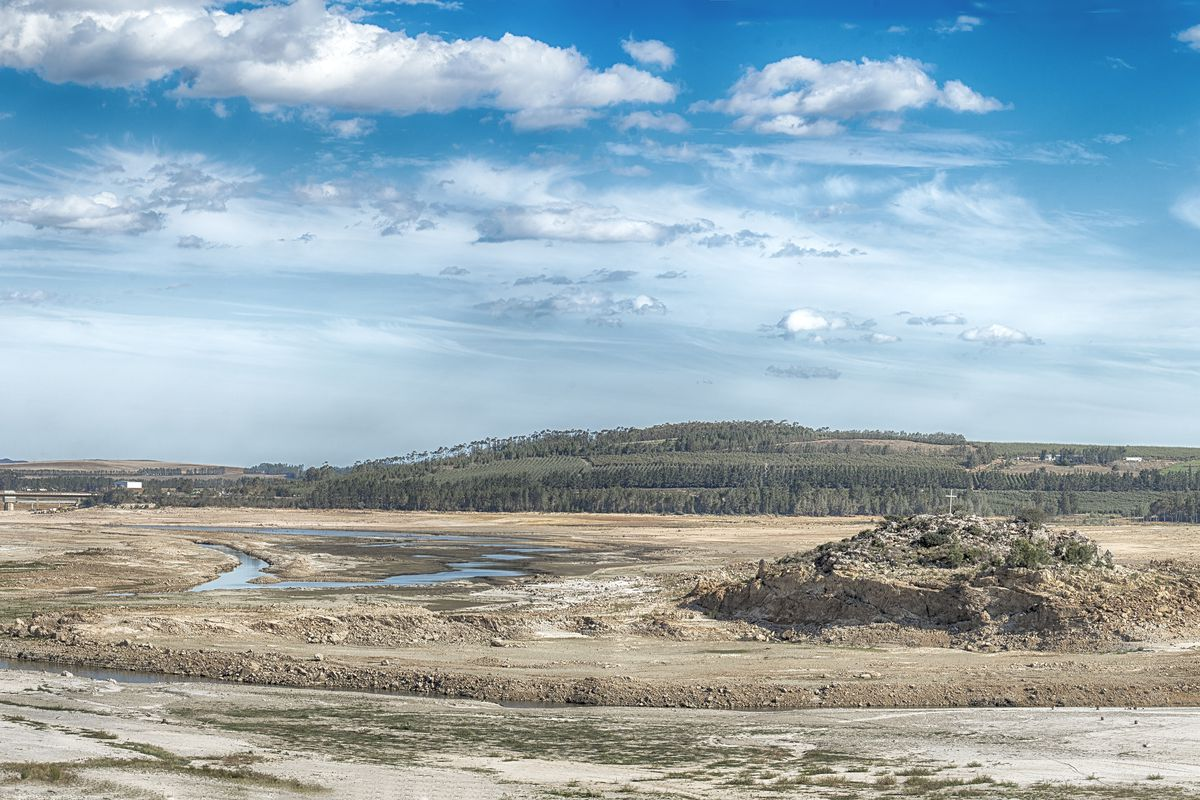
#> input picture Day and Night Classification/Day/Day1.jpg, 1200 x 800 px, found by its file name; its folder holds 3 pictures in this run; the run also reads 1 picture not shown here
$ jupyter execute --allow-errors day_night_class.ipynb   (shell and % lines are left out)   (older library calls are emulated)
#> lines starting #> are read from the running program, lines starting #| are printed output that depends on the picture
#> further down, image is the input picture: shape (800, 1200, 3); mean B, G, R 180.2, 171, 151.5
#> `image = cv2.resize(image, (img_width,img_height))`:
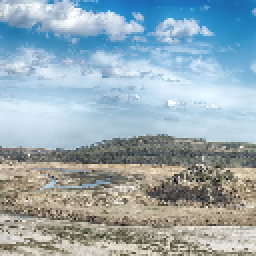
#> image: shape (128, 128, 3) (shown 2 times larger); mean B, G, R 180.2, 170.9, 151.5
#> `image = cv2.cvtColor(image, cv2.COLOR_BGR2HSV)`: image: shape (128, 128, 3); mean H, S, V 70.6, 63.1, 189.7
#> `hue_img, sat_img, val_img = image[:,:,0], image[:,:,1], image[:,:,2]`:
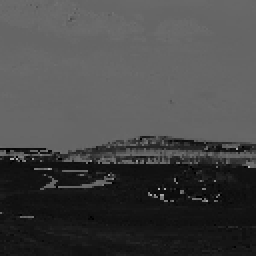
#> hue_img: shape (128, 128) (shown 2 times larger); min 0, max 177, mean 70.6
#> `hue_img, sat_img, val_img = image[:,:,0], image[:,:,1], image[:,:,2]`:
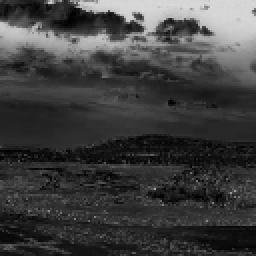
#> sat_img: shape (128, 128) (shown 2 times larger); min 0, max 223, mean 63.1
#> `hue_img, sat_img, val_img = image[:,:,0], image[:,:,1], image[:,:,2]`:
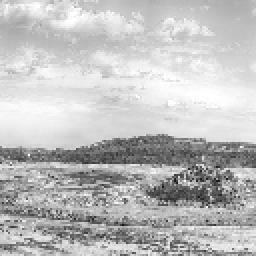
#> val_img: shape (128, 128) (shown 2 times larger); min 20, max 255, mean 189.7
#> `hue_img_array = np.ndarray.flatten(hue_img)`: hue_img_array = 16384 values, max 177 at index 10748, min 0 at index 8902, mean 70.59
#> `sat_img_array = np.ndarray.flatten(sat_img)`: sat_img_array = 16384 values, max 223 at index 489, min 0 at index 8902, mean 63.12
#> `val_img_array = np.ndarray.flatten(val_img)`: val_img_array = 16384 values, max 255 at index 402, min 20 at index 11607, mean 189.7
#> `hue_img_mean = statistics.mean(hue_img_array)`: hue_img_mean = 70
#> `sat_img_mean = statistics.mean(sat_img_array)`: sat_img_mean = 63
#> `val_img_mean = statistics.mean(val_img_array)`: val_img_mean = 189
#> pass 2 of the loop `for fol in classes:`:
#> images = ['Night1.jpg', 'Night10.jpg', 'Night2.jpg']
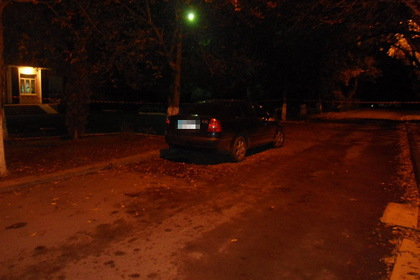
#> input picture Day and Night Classification/Night/Night1.jpg, 420 x 280 px, found by its file name
#> image is the input picture: shape (280, 420, 3); mean B, G, R 7.9, 20, 57.1
#> `hue_img, sat_img, val_img = image[:,:,0], image[:,:,1], image[:,:,2]`:
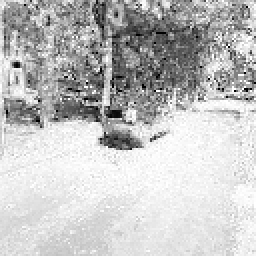
#> sat_img: shape (128, 128) (shown 2 times larger); min 0, max 255, mean 192.9
#> `hue_img, sat_img, val_img = image[:,:,0], image[:,:,1], image[:,:,2]`:
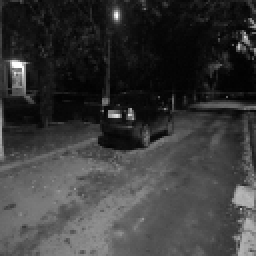
#> val_img: shape (128, 128) (shown 2 times larger); min 1, max 255, mean 57.1
#> hue_img_array = 16384 values, max 179 at index 974, min 0 at index 31, mean 23.14
#> sat_img_array = 16384 values, max 255 at index 103, min 0 at index 268, mean 192.9
#> val_img_array = 16384 values, max 255 at index 954, min 1 at index 5242, mean 57.06
#> hue_img_mean = 23
#> sat_img_mean = 192
#> val_img_mean = 57
[cell 1]
import os
import sys
import random
import warnings


import cv2
from matplotlib import pyplot as plt
import numpy as np
import time as t
import statistics
import pandas as pd

[cell 2]
img_width = 128
img_height = 128
img_channels = 3

train_path = 'C:/Users/harshig/Desktop/Day and Night Classification/'
#train_ids = next(os.walk(train_path))[2]
random.seed = 42

[cell 3]
#import glob
#images = [cv2.imread(file) for file in glob.glob(train_path+"*.jpg")]

classes=os.listdir(train_path)
x1 = []
x2 = []
x3 = []
y = []

#> (the rest of this cell did not finish here and is left out)

[cell 4]
train_data = pd.DataFrame(
    {'class': y,
     'hue_img_mean': x1,
     'sat_img_mean': x2,
     'val_img_mean': x3
    })

[cell 5]
x_new = train_data.drop('class', axis=1)
y_new = train_data['class']

from sklearn.model_selection import train_test_split
x_train, x_test, y_train, y_test = train_test_split(x_new, y_new, test_size = 0.20)

[cell 6]
from sklearn.svm import SVC
svclassifier = SVC(kernel='linear')
svclassifier.fit(x_train, y_train)

[cell 7]
y_pred = svclassifier.predict(x_test)
from sklearn.metrics import classification_report, confusion_matrix
print(confusion_matrix(y_test,y_pred))
print(classification_report(y_test,y_pred))

[cell 8]
y_pred = svclassifier.predict(x_test)
print('accuracy: %f' % (np.mean(y_pred == y_test)))

[cell 9]
# Test cells below for difference in histograms

[cell 10]
day_image = cv2.imread('C:/Users/harshig/Desktop/Day and Night Classification/Day/Day1.jpg')
night_image = cv2.imread('C:/Users/harshig/Desktop/Day and Night Classification/Night/night1.jpg')

#Resizing Images

day_image = cv2.resize(day_image, (128,128))
night_image = cv2.resize(night_image, (128,128))

[cell 11]
day_image = cv2.cvtColor(day_image, cv2.COLOR_BGR2RGB)
night_image = cv2.cvtColor(night_image, cv2.COLOR_BGR2RGB)
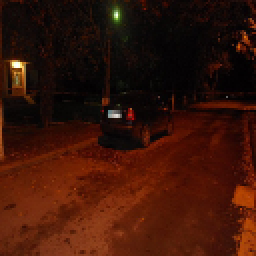
#> night_image: shape (128, 128, 3) (shown 2 times larger); mean R, G, B 56.9, 19.9, 7.7

[cell 12]
#plt.imshow(day_image)
plt.imshow(night_image)
plt.show

[cell 13]
hsv_day_image = cv2.cvtColor(day_image, cv2.COLOR_RGB2HSV)
hsv_night_image = cv2.cvtColor(night_image, cv2.COLOR_RGB2HSV)

[cell 14]
hue_day, sat_day, val_day = hsv_day_image[:,:,0], hsv_day_image[:,:,1], hsv_day_image[:,:,2]
hue_night, sat_night, val_night = hsv_night_image[:,:,0], hsv_night_image[:,:,1], hsv_night_image[:,:,2]

[cell 15]
plt.figure(figsize=(10,8))
plt.subplot(311)                             #plot in the first cell
plt.subplots_adjust(hspace=.5)
plt.title("Hue")
plt.hist(np.ndarray.flatten(hue_day), bins=180)
plt.subplot(312)                             #plot in the second cell
plt.title("Saturation")
plt.hist(np.ndarray.flatten(sat_day), bins=128)
plt.subplot(313)                             #plot in the third cell
plt.title("Luminosity Value")
plt.hist(np.ndarray.flatten(val_day), bins=128)
plt.show()
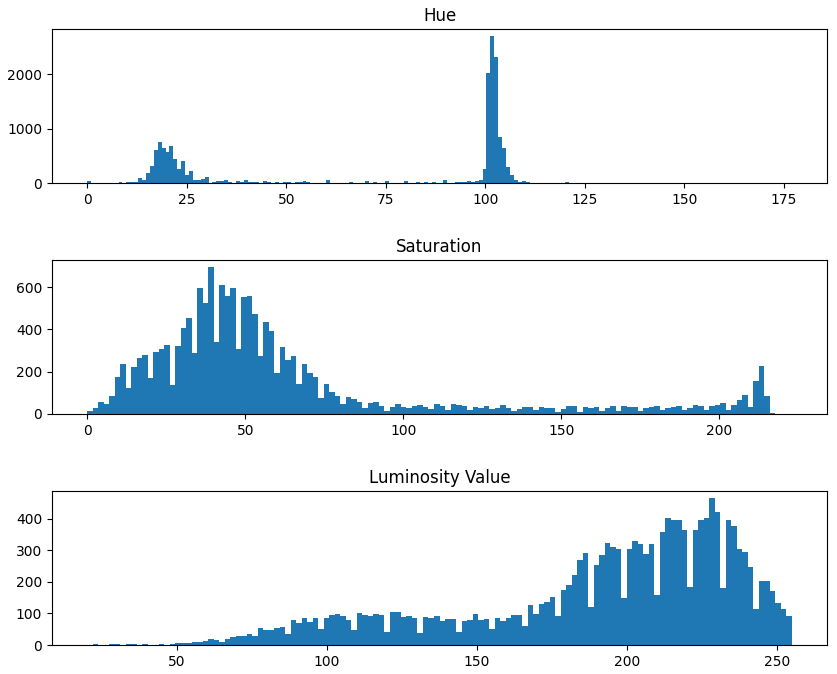
#> figure drawn by matplotlib, 3 panels; panel 1: tallest bar 2697 high, from x = 101.3 to 102.3; panel 2: tallest bar 693 high, from x = 38.33 to 40.07; panel 3: tallest bar 464 high, from x = 227.5 to 229.3

[cell 16]
plt.figure(figsize=(10,8))
plt.subplot(311)                             #plot in the first cell
plt.subplots_adjust(hspace=.5)
plt.title("Hue")
plt.hist(np.ndarray.flatten(hue_night), bins=180)
plt.subplot(312)                             #plot in the second cell
plt.title("Saturation")
plt.hist(np.ndarray.flatten(sat_night), bins=128)
plt.subplot(313)                             #plot in the third cell
plt.title("Luminosity Value")
plt.hist(np.ndarray.flatten(val_night), bins=128)
plt.show()
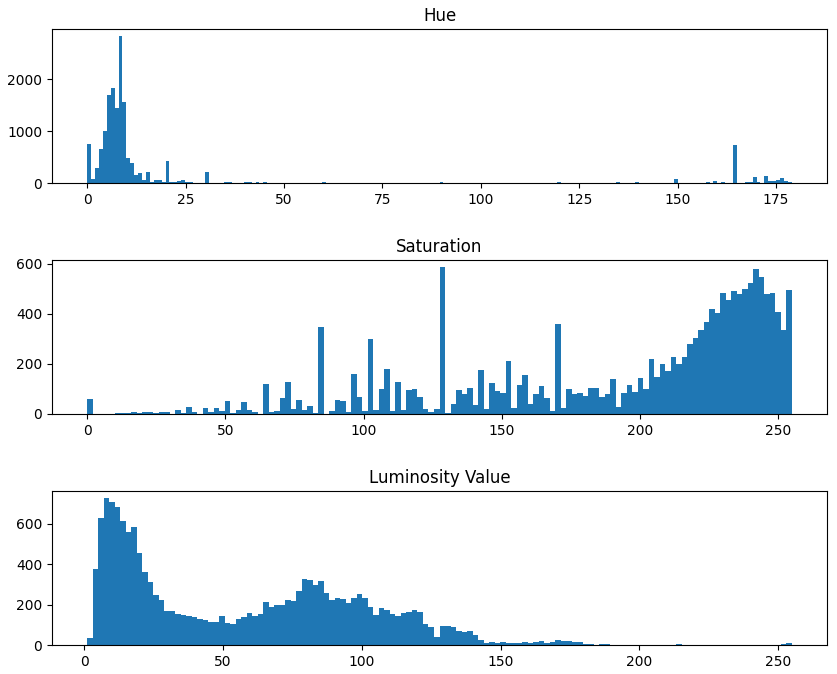
#> figure drawn by matplotlib, 3 panels; panel 1: tallest bar 2832 high, from x = 7.96 to 8.95; panel 2: tallest bar 586 high, from x = 127.5 to 129.5; panel 3: tallest bar 726 high, from x = 6.95 to 8.94

[cell 17]
hue_day_array = np.ndarray.flatten(hue_day)
#> hue_day_array = 16384 values, max 177 at index 10748, min 0 at index 8902, mean 70.59

[cell 18]
hue_day_list = hue_day_array.tolist()
#> hue_day_list has the same summary as hue_day_array

[cell 19]
import statistics
statistics.mean(hue_day_array)
#> Out = 70

[cell 20]
hue_night_array = np.ndarray.flatten(hue_night)
#> hue_night_array has the same summary as hue_img_array
hue_night_list = hue_night_array.tolist()
#> hue_night_list has the same summary as hue_img_array

[cell 21]
statistics.mean(hue_night_array)
#> Out = 23

[cell 22]
# Defining functions for extracting features

def fd_hu_moments(image):
    image = cv2.cvtColor(image, cv2.COLOR_BGR2GRAY)
    feature = cv2.HuMoments(cv2.moments(image)).flatten()
    return feature

[cell 23]
def fd_histogram(image, mask=None):
    # convert the image to HSV color-space
    image = cv2.cvtColor(image, cv2.COLOR_BGR2HSV)
#> image: shape (128, 128, 3); mean H, S, V 58.5, 128.9, 87.5
    # compute the color histogram
    hist  = cv2.calcHist([image],[0,1,2],None,[256,256,256],[0,256, 0, 256, 0, 256])
    # normalize the histogram
    cv2.normalize(hist, hist)
    hist.flatten()

[cell 24]
def fd_haralick(image):    # convert the image to grayscale
    gray = cv2.cvtColor(image, cv2.COLOR_BGR2GRAY)
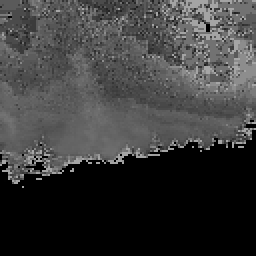
#> gray: shape (128, 128) (shown 2 times larger); min 0, max 169, mean 58.7
#> image: shape (128, 128, 3); mean H, S, V 75.3, 77.1, 16.2
    # compute the haralick texture feature vector
    haralick = mahotas.features.haralick(gray).mean(axis=0)
    return haralick
